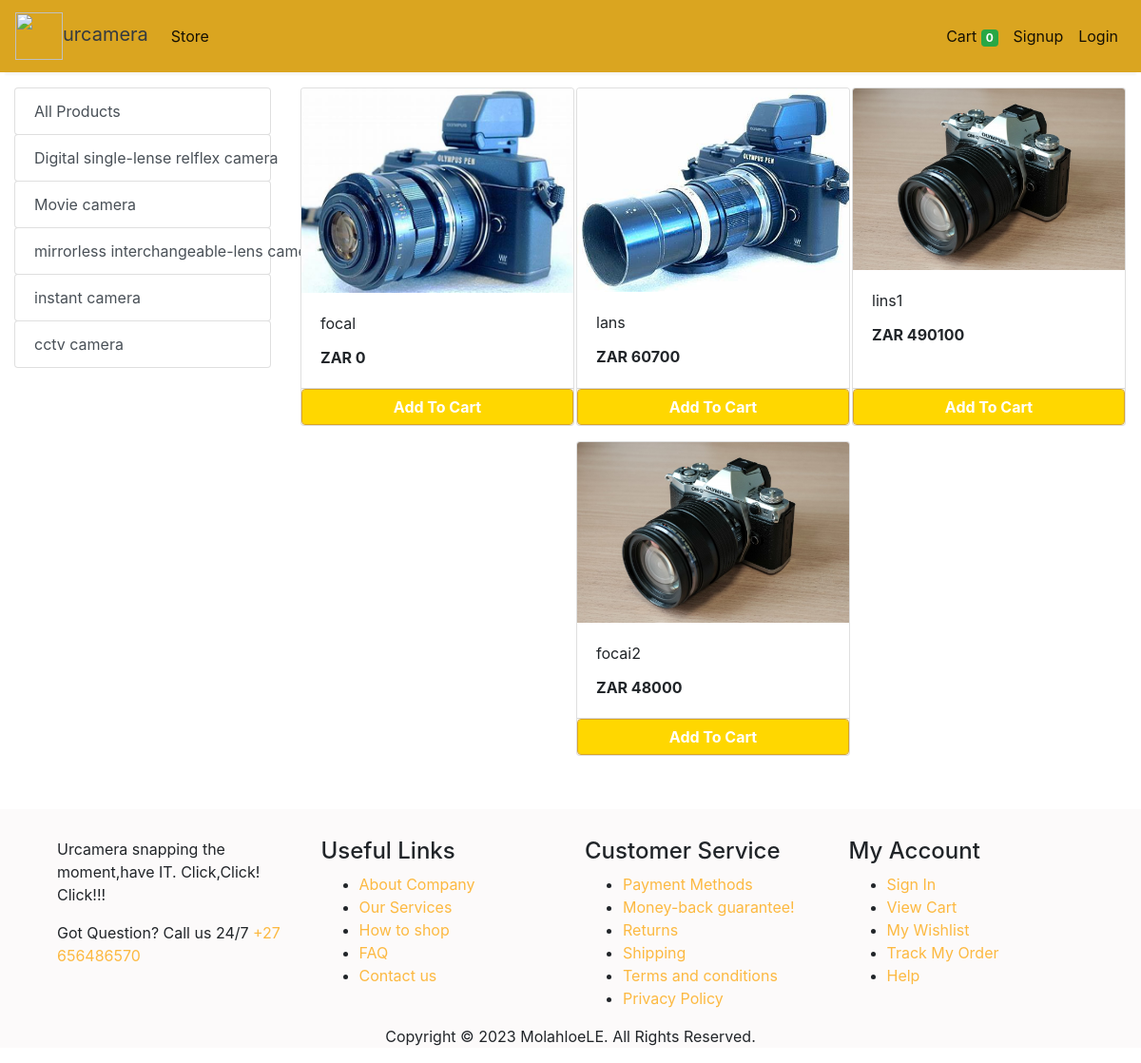
The app's page /store?category=33 with its own data.
### store/models/category.py (models this page shows, shortened)
class Category(models.Model):
    name= models.CharField(max_length=50)
    @staticmethod
    def get_all_categories():
        return Category.objects.all()

### store/models/product.py (models this page shows, shortened)
class Products(models.Model):
    name = models.CharField(max_length=60)
    price= models.IntegerField(default=0)
    category= models.ForeignKey(Category,on_delete=models.CASCADE,default=1 )
    description= models.CharField(max_length=250, default='', blank=True, null= True)
    image= models.ImageField(upload_to='uploads/products/')
    @staticmethod
    def get_all_products_by_categoryid(category_id):
        if category_id:
            return Products.objects.filter (category=category_id)
        else:
            return Products.get_all_products();

### store/views/home.py (the view)
# urls.py: path('' , include('store.urls')),
def store(request):
    cart = request.session.get('cart')
    if not cart:
        request.session['cart'] = {}
    products = None
    categories = Category.get_all_categories()
    categoryID = request.GET.get('category')
    if categoryID:
        products = Products.get_all_products_by_categoryid(categoryID)
    else:
        products = Products.get_all_products();
    data = {}
    data['products'] = products
    data['categories'] = categories
    print('you are : ', request.session.get('email'))
    return render(request, 'index.html', data)

### store/templatetags/cart.py (called while the page is built)
@register.filter (name='is_in_cart')
def is_in_cart(product, cart):
    keys = cart.keys ()
    for id in keys:
        if int (id) == product.id:
            return True
    return False;

### store/templatetags/custom_filter.py (called while the page is built)
@register.filter(name='currency')
def currency(number):
    return "ZAR "+str(number)

### store/templates/index.html (shortened to what this page needs)
{% extends 'base.html' %}
{% block content %}
{% load cart %}
{% load custom_filter %}
<div class="container-fluid mt-3">
	<div class="row">
		<div class="col-lg-3 mx-auto">
			<div class="list-group">
				<a href="/" class="list-group-item list-group-item-action btn btn-outline-success">All Products</a>
				{% for category in categories %}
				<a href="/?category={{category.id}}"
					class="list-group-item list-group-item-action btn btn-outline-success ">{{category.name}}</a>
				{% endfor %}
			</div>
		</div>
		<div id='products' class="col-lg-9 mx-auto">
			<div class="row mx-auto">
				{% for product in products %}
				<div class="card mx-auto mb-3" id={{product.id}} style="width: 18rem;">
					<img class="card-img-top" src="{{product.image.url}}" alt="Card image cap">
					<div class="card-body">
						<p class="card-title">{{product.name}}</p>
						<p class="card-text"><b>{{product.price|currency}}</b></p>
					</div>
					<div class="card-footer p-0 no-gutters">
						{% if product|is_in_cart:request.session.cart %}
						<div class="row no-gutters">
							<form action="/#{{product.id}}" class="col-2 " method="post">
								{% csrf_token %}
								<input hidden type="text" name='product' value='{{product.id}}'>
								<input hidden type="text" name='remove' value='True'>
								<input type="submit" value=" - " class="btn btn-block btn-success border-right">
							</form>
							<div class="text-center col btn btn-success">{{product|cart_quantity:request.session.cart}} in Cart</div>
							<form action="/#{{product.id}}" class="col-2 " method="post">
								{% csrf_token %}
								<input hidden type="text" name='product' value='{{product.id}}'>
								<input type="submit" value=" + " class="btn btn-block btn-success border-left">
							</form>
						</div>
						{% else %}
						<form action="/#{{product.id}}" method="POST" class="btn-block">
							<input type="submit" class="float-right btn btn-success form-control" style="background-color:gold;border-color: goldenrod;font-weight: bolder;"
                    value="Add To Cart">
						</form>
						{% endif %}
					</div>
				</div>
				{% endfor %}
			</div>
		</div>
	</div>
</div>
{% endblock %}

### records on screen
Category: name "Digital single-lense relflex camera"
Category: name "Movie camera"
Category: name "mirrorless interchangeable-lens camera"
Category: name "instant camera"
Category: name "cctv camera"
Products: image (picture), name "focal", price "ZAR 0"
Products: image (picture), name "lans", price "ZAR 60700"
Products: image (picture), name "lins1", price "ZAR 490100"
Products: image (picture), name "focai2", price "ZAR 48000"

### other values on screen
{{ request.session.cart.keys|length }} "0"
